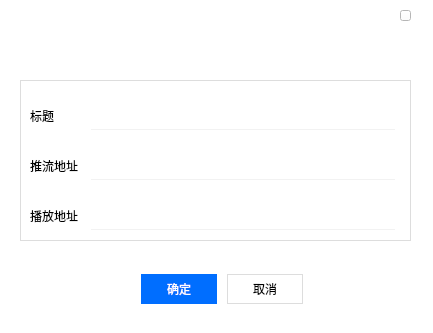
<?xml version="1.0" encoding="UTF-8"?>
<ui version="4.0">
 <class>CSLiveSetting</class>
 <widget class="QDialog" name="CSLiveSetting">
  <property name="geometry">
   <rect>
    <x>0</x>
    <y>0</y>
    <width>433</width>
    <height>333</height>
   </rect>
  </property>
  <property name="windowTitle">
   <string>CSLiveSetting</string>
  </property>
  <property name="styleSheet">
   <string notr="true">background-color: rgb(255, 255, 255);</string>
  </property>
  <widget class="QPushButton" name="btn_close">
   <property name="geometry">
    <rect>
     <x>400</x>
     <y>10</y>
     <width>11</width>
     <height>11</height>
    </rect>
   </property>
   <property name="minimumSize">
    <size>
     <width>11</width>
     <height>11</height>
    </size>
   </property>
   <property name="maximumSize">
    <size>
     <width>11</width>
     <height>11</height>
    </size>
   </property>
   <property name="styleSheet">
    <string notr="true">QPushButton {
	border-image: url(:/Portal(Qt)/close-normal.png);
}

QPushButton:pressed {
	border-image: url(:/Portal(Qt)/close-press.png);
}</string>
   </property>
   <property name="text">
    <string/>
   </property>
   <property name="autoDefault">
    <bool>false</bool>
   </property>
  </widget>
  <widget class="QLabel" name="title">
   <property name="geometry">
    <rect>
     <x>110</x>
     <y>30</y>
     <width>227</width>
     <height>36</height>
    </rect>
   </property>
   <property name="minimumSize">
    <size>
     <width>227</width>
     <height>36</height>
    </size>
   </property>
   <property name="maximumSize">
    <size>
     <width>227</width>
     <height>36</height>
    </size>
   </property>
   <property name="font">
    <font>
     <family>微软雅黑</family>
     <pointsize>20</pointsize>
    </font>
   </property>
   <property name="styleSheet">
    <string notr="true">#title{
	image: url(:/Portal(Qt)/logo-cs-live.png)
}</string>
   </property>
   <property name="text">
    <string/>
   </property>
  </widget>
  <widget class="QWidget" name="layoutWidget">
   <property name="geometry">
    <rect>
     <x>90</x>
     <y>250</y>
     <width>264</width>
     <height>78</height>
    </rect>
   </property>
   <layout class="QHBoxLayout" name="horizontalLayout_2">
    <property name="spacing">
     <number>10</number>
    </property>
    <property name="topMargin">
     <number>24</number>
    </property>
    <property name="bottomMargin">
     <number>24</number>
    </property>
    <item>
     <spacer name="horizontalSpacer_2">
      <property name="orientation">
       <enum>Qt::Horizontal</enum>
      </property>
      <property name="sizeHint" stdset="0">
       <size>
        <width>40</width>
        <height>20</height>
       </size>
      </property>
     </spacer>
    </item>
    <item>
     <widget class="QPushButton" name="btn_ok">
      <property name="minimumSize">
       <size>
        <width>76</width>
        <height>30</height>
       </size>
      </property>
      <property name="maximumSize">
       <size>
        <width>76</width>
        <height>30</height>
       </size>
      </property>
      <property name="styleSheet">
       <string notr="true">QPushButton {
	border: none;
	background:  #006eff;
	color: #ffffff;
	font: 10pt &quot;Microsoft YaHei&quot;;
}

QPushButton:hover {
	background:  #0068f2;
}

QPushButton:pressed {
	background:  #0062e5;
}

QPushButton:disable {
	border: 1px solid #d5d5d5;
	color: #bbbbbb;
	background:  #f2f2f2;
}</string>
      </property>
      <property name="text">
       <string>确定</string>
      </property>
      <property name="default">
       <bool>true</bool>
      </property>
     </widget>
    </item>
    <item>
     <widget class="QPushButton" name="btn_cancel">
      <property name="minimumSize">
       <size>
        <width>76</width>
        <height>30</height>
       </size>
      </property>
      <property name="maximumSize">
       <size>
        <width>76</width>
        <height>30</height>
       </size>
      </property>
      <property name="styleSheet">
       <string notr="true">QPushButton {
	border: 1px solid #dddddd;
	background:  #ffffff;
	color: #000000;
	font: 10pt &quot;Microsoft YaHei&quot;;
}

QPushButton:hover {
	border: 1px solid #d2d2d2;
	background:  #f2f2f2;
}

QPushButton:pressed {
	border: 1px solid #d2d2d2;
	background:  #e5e5e5;
}

QPushButton:disable {
	border: 1px solid #d5d5d5;
	color: #bbbbbb;
	background:  #f2f2f2;
}</string>
      </property>
      <property name="text">
       <string>取消</string>
      </property>
      <property name="autoDefault">
       <bool>false</bool>
      </property>
     </widget>
    </item>
    <item>
     <spacer name="horizontalSpacer_3">
      <property name="orientation">
       <enum>Qt::Horizontal</enum>
      </property>
      <property name="sizeHint" stdset="0">
       <size>
        <width>40</width>
        <height>20</height>
       </size>
      </property>
     </spacer>
    </item>
   </layout>
  </widget>
  <widget class="QWidget" name="widget_input" native="true">
   <property name="geometry">
    <rect>
     <x>20</x>
     <y>80</y>
     <width>391</width>
     <height>161</height>
    </rect>
   </property>
   <property name="minimumSize">
    <size>
     <width>0</width>
     <height>80</height>
    </size>
   </property>
   <property name="maximumSize">
    <size>
     <width>16777215</width>
     <height>16777215</height>
    </size>
   </property>
   <property name="styleSheet">
    <string notr="true">#widget_input{
	border: 1px solid #dddddd;
}</string>
   </property>
   <widget class="QLineEdit" name="edit_play_url">
    <property name="geometry">
     <rect>
      <x>70</x>
      <y>120</y>
      <width>306</width>
      <height>30</height>
     </rect>
    </property>
    <property name="minimumSize">
     <size>
      <width>0</width>
      <height>30</height>
     </size>
    </property>
    <property name="styleSheet">
     <string notr="true">QLineEdit{
	font: 9pt &quot;Microsoft YaHei&quot;;
    color: #888888;
	border: 1px solid #ffffff;
	border-bottom-color: #f2f2f2;
	padding-left: 10px;
}</string>
    </property>
   </widget>
   <widget class="QLabel" name="label_3">
    <property name="geometry">
     <rect>
      <x>10</x>
      <y>20</y>
      <width>52</width>
      <height>31</height>
     </rect>
    </property>
    <property name="styleSheet">
     <string notr="true">	color: #000000;
	font: 10pt &quot;Microsoft YaHei&quot;;</string>
    </property>
    <property name="text">
     <string>标题</string>
    </property>
   </widget>
   <widget class="QLineEdit" name="edit_push_url">
    <property name="geometry">
     <rect>
      <x>70</x>
      <y>70</y>
      <width>306</width>
      <height>30</height>
     </rect>
    </property>
    <property name="minimumSize">
     <size>
      <width>0</width>
      <height>30</height>
     </size>
    </property>
    <property name="styleSheet">
     <string notr="true">QLineEdit{
	font: 9pt &quot;Microsoft YaHei&quot;;
    color: #888888;
	border: 1px solid #ffffff;
	border-bottom-color: #f2f2f2;
	padding-left: 10px;
}</string>
    </property>
   </widget>
   <widget class="QLabel" name="label_2">
    <property name="geometry">
     <rect>
      <x>10</x>
      <y>120</y>
      <width>52</width>
      <height>31</height>
     </rect>
    </property>
    <property name="styleSheet">
     <string notr="true">	color: #000000;
	font: 10pt &quot;Microsoft YaHei&quot;;</string>
    </property>
    <property name="text">
     <string>播放地址</string>
    </property>
   </widget>
   <widget class="QLineEdit" name="edit_title">
    <property name="geometry">
     <rect>
      <x>70</x>
      <y>20</y>
      <width>306</width>
      <height>30</height>
     </rect>
    </property>
    <property name="minimumSize">
     <size>
      <width>0</width>
      <height>30</height>
     </size>
    </property>
    <property name="styleSheet">
     <string notr="true">QLineEdit{
	font: 9pt &quot;Microsoft YaHei&quot;;
    color: #888888;
	border: 1px solid #ffffff;
	border-bottom-color: #f2f2f2;
	padding-left: 10px;
}</string>
    </property>
   </widget>
   <widget class="QLabel" name="label">
    <property name="geometry">
     <rect>
      <x>10</x>
      <y>70</y>
      <width>52</width>
      <height>31</height>
     </rect>
    </property>
    <property name="styleSheet">
     <string notr="true">	color: #000000;
	font: 10pt &quot;Microsoft YaHei&quot;;</string>
    </property>
    <property name="text">
     <string>推流地址</string>
    </property>
   </widget>
  </widget>
 </widget>
 <layoutdefault spacing="6" margin="11"/>
 <resources>
  <include location="../Resources/Porttal(Qt).qrc"/>
 </resources>
 <connections/>
</ui>
